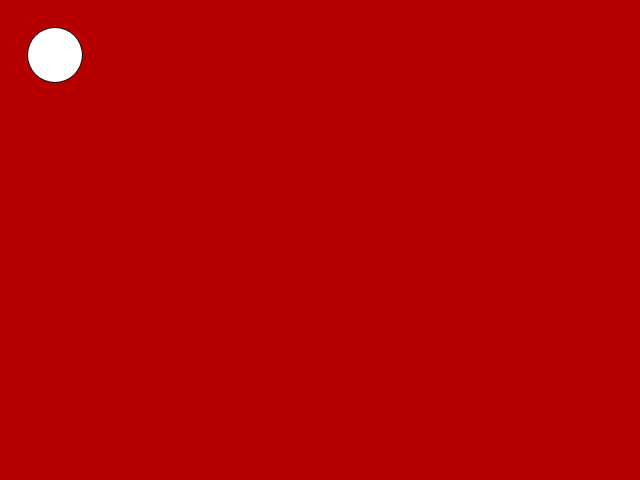
Frame 1 (no input)
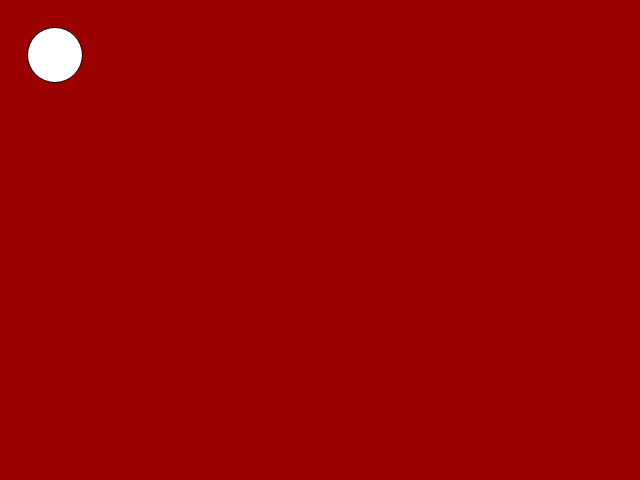
Frame 60 (no input)
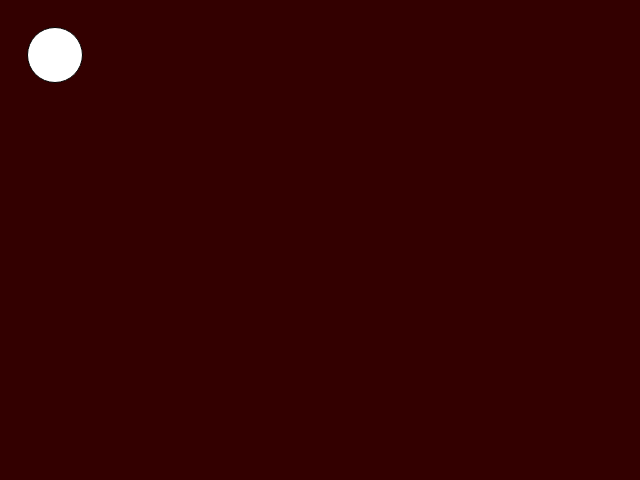
Frame 120 (the mouse pressed at the canvas centre since frame 60)

The p5.js sketch that drew these frames (run headless with seeded random() and noise() and a simulated clock; from frame 60 on, the mouse is pressed at the canvas centre):

// p5.js sketch
// ── sketch.js
function setup() {
  // put setup code here
  createCanvas(640,480);
  print("hello world");
}
function draw() {
  // put drawing code here
  background(random(255),0,0);
  ellipse(55,55,55,55);
}
